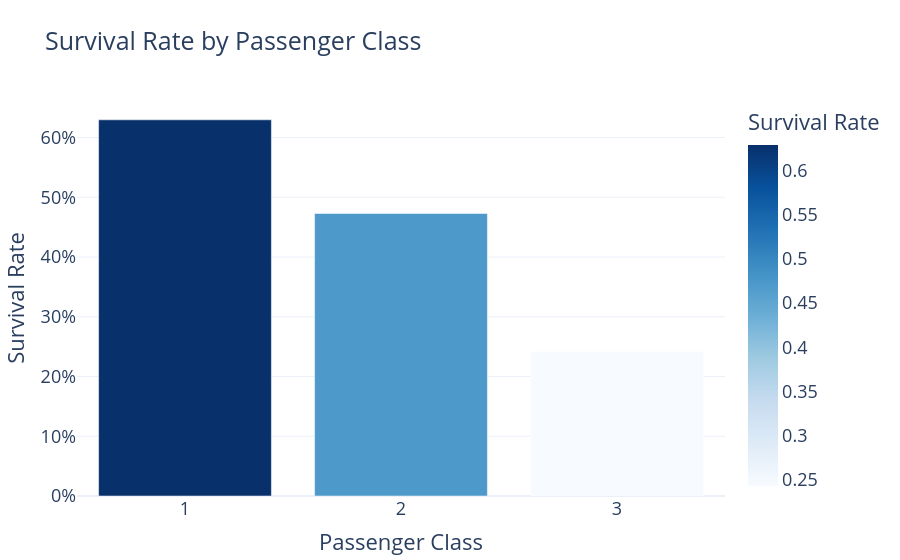

Write notebook code for a chart like this one.
### Markdown cell above
### Comparing non-null features to survived

### Code cell
# Your DataFrame and calculation
data = passenger_df_train[['Pclass', 'Survived']].groupby(['Pclass'],
    as_index=False).mean().sort_values(by='Survived', ascending=False)

# Create a bar plot using Plotly Express
fig = px.bar(data, x='Pclass', y='Survived', title='Survival Rate by Passenger Class',
             labels={'Pclass': 'Passenger Class', 'Survived': 'Survival Rate'},
             color='Survived', color_continuous_scale='blues')

# Update layout
fig.update_layout(xaxis=dict(tickmode='linear'), yaxis_tickformat=',.0%')

### Figure 1 — Plotly figure (JSON) as saved in the notebook; plotly's stock layout.template omitted (floating-point values rounded to 4 significant figures)
{"data": [{"alignmentgroup": "True", "hovertemplate": "Passenger Class=%{x}<br>Survival Rate=%{marker.color}<extra></extra>", "legendgroup": "", "marker": {"color": [0.6296, 0.4728, 0.2424], "coloraxis": "coloraxis", "pattern": {"shape": ""}}, "name": "", "offsetgroup": "", "orientation": "v", "showlegend": false, "textposition": "auto", "type": "bar", "x": [1, 2, 3], "xaxis": "x", "y": [0.6296, 0.4728, 0.2424], "yaxis": "y"}], "layout": {"barmode": "relative", "coloraxis": {"colorbar": {"title": {"text": "Survival Rate"}}, "colorscale": [[0, "rgb(247,251,255)"], [0.125, "rgb(222,235,247)"], [0.25, "rgb(198,219,239)"], [0.375, "rgb(158,202,225)"], [0.5, "rgb(107,174,214)"], [0.625, "rgb(66,146,198)"], [0.75, "rgb(33,113,181)"], [0.875, "rgb(8,81,156)"], [1, "rgb(8,48,107)"]]}, "legend": {"tracegroupgap": 0}, "title": {"text": "Survival Rate by Passenger Class"}, "xaxis": {"anchor": "y", "domain": [0, 1], "tickmode": "linear", "title": {"text": "Passenger Class"}}, "yaxis": {"anchor": "x", "domain": [0, 1], "tickformat": ",.0%", "title": {"text": "Survival Rate"}}}}
